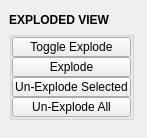
<?xml version="1.0" encoding="UTF-8"?>
<ui version="4.0">
 <class>QtUi</class>
 <widget class="QMainWindow" name="QtUi">
  <property name="enabled">
   <bool>true</bool>
  </property>
  <property name="geometry">
   <rect>
    <x>0</x>
    <y>0</y>
    <width>147</width>
    <height>138</height>
   </rect>
  </property>
  <property name="maximumSize">
   <size>
    <width>999</width>
    <height>999</height>
   </size>
  </property>
  <property name="tabShape">
   <enum>QTabWidget::Triangular</enum>
  </property>
  <property name="dockNestingEnabled">
   <bool>true</bool>
  </property>
  <property name="dockOptions">
   <set>QMainWindow::AllowNestedDocks|QMainWindow::AllowTabbedDocks|QMainWindow::AnimatedDocks|QMainWindow::ForceTabbedDocks</set>
  </property>
  <widget class="QWidget" name="main_widget">
   <layout class="QVBoxLayout" name="verticalLayout">
    <item>
     <layout class="QVBoxLayout" name="verticalLayout_1">
      <property name="spacing">
       <number>0</number>
      </property>
      <item>
       <widget class="Draggable_header" name="draggable_header">
        <property name="minimumSize">
         <size>
          <width>0</width>
          <height>22</height>
         </size>
        </property>
        <property name="maximumSize">
         <size>
          <width>125</width>
          <height>22</height>
         </size>
        </property>
        <property name="font">
         <font>
          <weight>75</weight>
          <bold>true</bold>
         </font>
        </property>
        <property name="text">
         <string>EXPLODED VIEW</string>
        </property>
       </widget>
      </item>
      <item>
       <widget class="QGroupBox" name="groupBox">
        <property name="minimumSize">
         <size>
          <width>125</width>
          <height>0</height>
         </size>
        </property>
        <property name="maximumSize">
         <size>
          <width>125</width>
          <height>999</height>
         </size>
        </property>
        <property name="title">
         <string/>
        </property>
        <layout class="QVBoxLayout" name="verticalLayout_5">
         <property name="spacing">
          <number>0</number>
         </property>
         <property name="leftMargin">
          <number>0</number>
         </property>
         <property name="topMargin">
          <number>0</number>
         </property>
         <property name="rightMargin">
          <number>0</number>
         </property>
         <property name="bottomMargin">
          <number>0</number>
         </property>
         <item>
          <widget class="QPushButton" name="b003">
           <property name="minimumSize">
            <size>
             <width>0</width>
             <height>20</height>
            </size>
           </property>
           <property name="maximumSize">
            <size>
             <width>999</width>
             <height>20</height>
            </size>
           </property>
           <property name="toolTip">
            <string/>
           </property>
           <property name="layoutDirection">
            <enum>Qt::RightToLeft</enum>
           </property>
           <property name="text">
            <string>Toggle Explode</string>
           </property>
           <property name="checkable">
            <bool>false</bool>
           </property>
           <property name="autoDefault">
            <bool>false</bool>
           </property>
           <property name="default">
            <bool>false</bool>
           </property>
           <property name="flat">
            <bool>false</bool>
           </property>
           <property name="bnabled" stdset="0">
            <bool>true</bool>
           </property>
          </widget>
         </item>
         <item>
          <widget class="QPushButton" name="b000">
           <property name="minimumSize">
            <size>
             <width>0</width>
             <height>20</height>
            </size>
           </property>
           <property name="maximumSize">
            <size>
             <width>999</width>
             <height>20</height>
            </size>
           </property>
           <property name="toolTip">
            <string/>
           </property>
           <property name="layoutDirection">
            <enum>Qt::RightToLeft</enum>
           </property>
           <property name="text">
            <string>Explode</string>
           </property>
           <property name="checkable">
            <bool>false</bool>
           </property>
           <property name="autoDefault">
            <bool>false</bool>
           </property>
           <property name="default">
            <bool>false</bool>
           </property>
           <property name="flat">
            <bool>false</bool>
           </property>
           <property name="bnabled" stdset="0">
            <bool>true</bool>
           </property>
          </widget>
         </item>
         <item>
          <widget class="QPushButton" name="b001">
           <property name="minimumSize">
            <size>
             <width>0</width>
             <height>20</height>
            </size>
           </property>
           <property name="maximumSize">
            <size>
             <width>999</width>
             <height>20</height>
            </size>
           </property>
           <property name="toolTip">
            <string/>
           </property>
           <property name="layoutDirection">
            <enum>Qt::RightToLeft</enum>
           </property>
           <property name="text">
            <string>Un-Explode Selected</string>
           </property>
           <property name="checkable">
            <bool>false</bool>
           </property>
           <property name="autoDefault">
            <bool>false</bool>
           </property>
           <property name="default">
            <bool>false</bool>
           </property>
           <property name="flat">
            <bool>false</bool>
           </property>
           <property name="bnabled" stdset="0">
            <bool>true</bool>
           </property>
          </widget>
         </item>
         <item>
          <widget class="QPushButton" name="b002">
           <property name="minimumSize">
            <size>
             <width>0</width>
             <height>20</height>
            </size>
           </property>
           <property name="maximumSize">
            <size>
             <width>999</width>
             <height>20</height>
            </size>
           </property>
           <property name="toolTip">
            <string/>
           </property>
           <property name="layoutDirection">
            <enum>Qt::RightToLeft</enum>
           </property>
           <property name="text">
            <string>Un-Explode All</string>
           </property>
           <property name="checkable">
            <bool>false</bool>
           </property>
           <property name="autoDefault">
            <bool>false</bool>
           </property>
           <property name="default">
            <bool>false</bool>
           </property>
           <property name="flat">
            <bool>false</bool>
           </property>
           <property name="bnabled" stdset="0">
            <bool>true</bool>
           </property>
          </widget>
         </item>
        </layout>
       </widget>
      </item>
      <item>
       <spacer name="verticalSpacer_1">
        <property name="orientation">
         <enum>Qt::Vertical</enum>
        </property>
        <property name="sizeHint" stdset="0">
         <size>
          <width>20</width>
          <height>40</height>
         </size>
        </property>
       </spacer>
      </item>
     </layout>
    </item>
   </layout>
  </widget>
 </widget>
 <customwidgets>
  <customwidget>
   <class>Draggable_header</class>
   <extends>QLabel</extends>
   <header>draggable_header.h</header>
  </customwidget>
 </customwidgets>
 <resources/>
 <connections/>
 <designerdata>
  <property name="gridDeltaX">
   <number>5</number>
  </property>
  <property name="gridDeltaY">
   <number>5</number>
  </property>
  <property name="gridSnapX">
   <bool>true</bool>
  </property>
  <property name="gridSnapY">
   <bool>true</bool>
  </property>
  <property name="gridVisible">
   <bool>true</bool>
  </property>
 </designerdata>
</ui>
